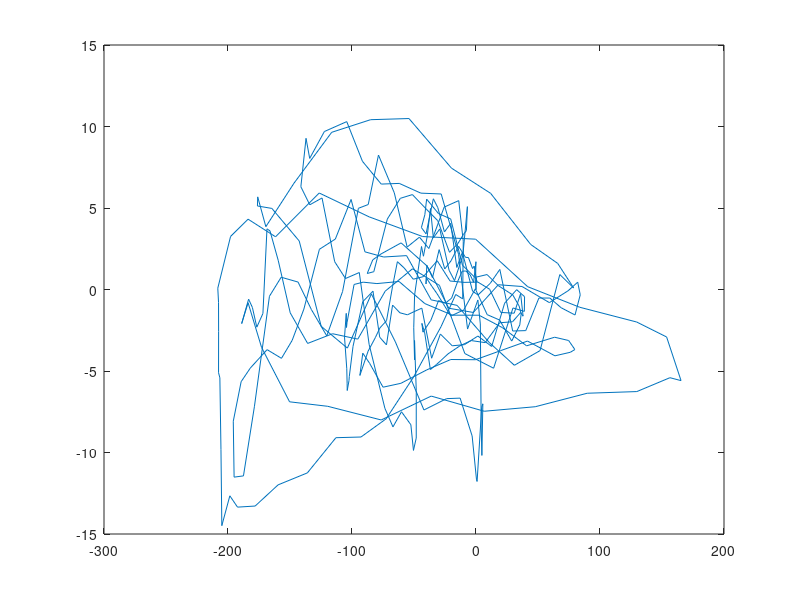

Write the MATLAB code that produced this figure. (Note: this script raises an error after producing the figure.)
sigma = 1;
offset = 3;
up = 5;
total = 10;
symbol = [zeros(1,offset), ones(1,up), zeros(1,total-(up+offset))];
token = conv([1], symbol);
token = conv([1], token);

timingSync = [0 1 0 0 1 0 0 0 1 0 0 1 0];
msg = [ 1 0 1 0  ];
pilot = [0, 0, 0, 0, 1];
msg = [timingSync,pilot, msg];
symbolSize = 10;
fin = [];
xk = [];
goTo = 5;

for n = 1:length(msg)
 if (msg(n) == 1)
     xk = [xk, ones(1, symbolSize)];
 else 
     xk = [xk, zeros(1, symbolSize)-1];
 end
end
% for i = 1:length(fin)
%  if (fin(i) == 1)
%      xk = [xk, 1];
%  else 
%      xk = [xk, -1];
%  end
% end

transmitsignalZ = conv(symbol, xk);
     
%plot(c)
a = randn(size(transmitsignalZ));
b = randn(size(transmitsignalZ));
noiseZ= sigma/sqrt(2)*(a + j*b);

yRec = transmitsignalZ + noiseZ;


te1 = fft(yRec);
[dfftValMax, dfftArgMax] = max(abs(te1));
freqMax = length(te1)/2;
%plot(abs(te1));



timingSym = (timingSync + timingSync) - 1;
toCorr = [];
for n = 1:length(timingSym)
 if (timingSym(n) == 1)
     toCorr = [toCorr, ones(1, symbolSize)];
 else 
     toCorr = [toCorr, zeros(1, symbolSize)];
 end
end
rsTiming = conv(pilot,toCorr);
xed = xcorr(rsTiming, yRec);
plot(xed);

rsZ = conv(rsZ, symbol);

freqSpike = freqMax - dfftArgMax;




%syncing
% s = -1;
% for i = 1:(length(rsZ)-31)
%     if(s == -1)
%         bool = up*length(pilot);
%         for j = 1:length(pilot)
%             ex = pilot(j);
%             for k = 1:up
%                 t = rsZ(i + k +(j-1)*total+offset);
%                 if ((ex == 1) & (t > .1))
%                     bool = bool -1;
%                 elseif ((ex == 0) & (t < -.1))
%                     bool = bool -1;
%                     
%                 end
%             end
%         end
%         if(bool == 0)
%             s = i + up*length(pilot);
%             break;
%         end
%         i
%     end
% end
% s
%rsZ = rsZ(s:end);


figure(1)
clf
subplot(2,1,1)
plot(real(transmitsignalZ),'b')
hold on
plot(imag(transmitsignalZ),'r')
legend('real','imag')
ylabel('xI(t)  and  xQ(t)')
xlabel('Time in samples')
subplot(2,1,2)
plot(real(rsZ),'b')
hold on
plot(imag(rsZ),'r')
zoom xon
legend('real','imag')
ylabel('yI(t)  and  yQ(t)')
xlabel('Time in samples')
hold off